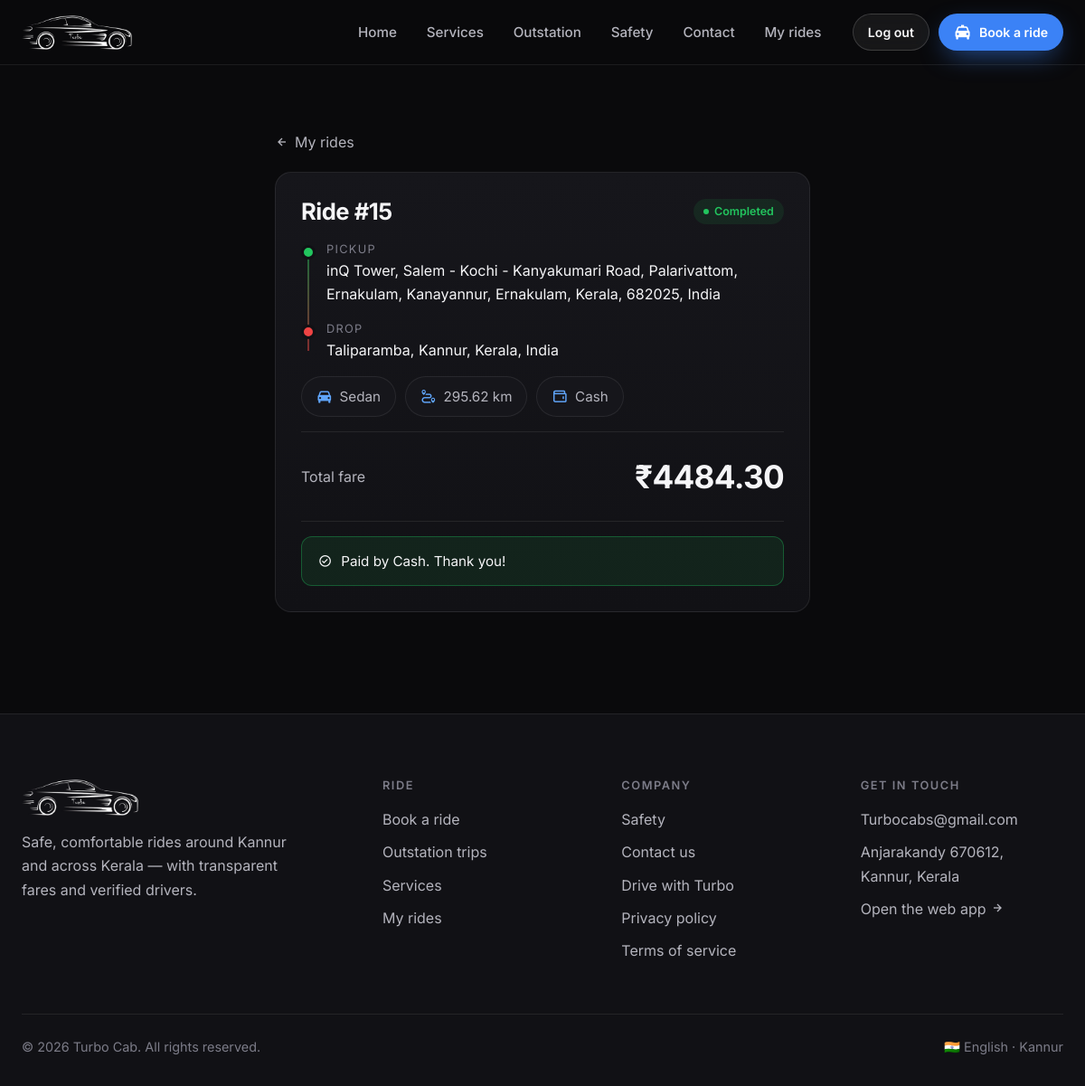
Page /riderpages/booking/15/ (signed in) on the committed database.
### riderpages/models.py (models this page shows, shortened)
class Ride(models.Model):
    user = models.ForeignKey(
        settings.AUTH_USER_MODEL,
        on_delete=models.CASCADE,
        related_name='rides_as_rider'
    )
    pickup_location = models.CharField(max_length=255)
    drop_location = models.CharField(max_length=255)
    pickup_lat = models.DecimalField(max_digits=9, decimal_places=6, null=True, blank=True)
    pickup_lng = models.DecimalField(max_digits=9, decimal_places=6, null=True, blank=True)
    drop_lat = models.DecimalField(max_digits=9, decimal_places=6, null=True, blank=True)
    drop_lng = models.DecimalField(max_digits=9, decimal_places=6, null=True, blank=True)
    car_type = models.CharField(max_length=10, choices=CAR_CHOICES)
    distance = models.DecimalField(max_digits=10, decimal_places=2, null=True, blank=True)
    fare = models.DecimalField(max_digits=10, decimal_places=2, null=True, blank=True)
    transaction_id = models.CharField(max_length=100, null=True, blank=True)
    driver = models.ForeignKey(
        'driverpages.DriverProfile',
        on_delete=models.SET_NULL,
        related_name='rides_as_driver',
        null=True,
        blank=True
    )
    payment_method = models.CharField(
        max_length=20,
        choices=PAYMENT_METHOD_CHOICES,
        null=True,
        blank=True
    )
    payment_status = models.CharField(max_length=10, choices=PAYMENT_STATUS_CHOICES, default='UNPAID', db_index=True)
    paid_at = models.DateTimeField(null=True, blank=True)
    status = models.CharField(max_length=20, choices=STATUS_CHOICES, default='PENDING', db_index=True)
    otp_verified = models.BooleanField(default=False)
    accepted_at = models.DateTimeField(null=True, blank=True)
    arrived_at = models.DateTimeField(null=True, blank=True)
    started_at = models.DateTimeField(null=True, blank=True)
    completed_at = models.DateTimeField(null=True, blank=True)
    created_at = models.DateTimeField(auto_now_add=True, db_index=True)
    updated_at = models.DateTimeField(auto_now=True)
    class Meta:
        ordering = ['-created_at']
        indexes = [models.Index(fields=['driver', 'status']), models.Index(fields=['user', 'status'])]

### riderpages/views.py (the view, shortened to what this page needs)
# urls.py: path('booking/<int:ride_id>/', views.booking_confirmation, name='booking_confirmation'),
@rider_required
def booking_confirmation(request, ride_id):
    ride = get_object_or_404(Ride, id=ride_id, user=request.user)
    can_pay = ride.status == 'PENDING' or (ride.status == 'COMPLETED' and ride.payment_status == 'UNPAID')
    return render(request, 'riderpages/booking_confirmation.html',
                  {'ride': ride, 'upi_id': settings.UPI_ID, 'can_pay': can_pay})

### turbo/context_processors.py (called while the page is built)
def google_signin(request):
    return {
        'GOOGLE_CLIENT_ID': getattr(settings, 'GOOGLE_OAUTH_CLIENT_ID', ''),
        'GOOGLE_SITE_VERIFICATION': getattr(settings, 'GOOGLE_SITE_VERIFICATION', ''),
    }

### templates/riderpages/booking_confirmation.html (shortened to what this page needs)
{% extends 'riderpages/base.html' %}
{% block content %}
<section class="section-tight">
  <div class="container confirm">
    <a href="{% url 'riderpages:my_rides' %}" class="muted" style="display:inline-flex;align-items:center;gap:6px;margin-bottom:20px;"><i class="bx bx-left-arrow-alt"></i>My rides</a>
    <div class="card stack">
      <div style="display:flex;justify-content:space-between;align-items:center;gap:12px;flex-wrap:wrap;">
        <h1 style="font-size:1.6rem;">{% if can_pay and ride.status == 'COMPLETED' %}Pay for your ride{% else %}Ride #{{ ride.id }}{% endif %}</h1>
        <span class="badge badge-{{ ride.status|lower }}">{{ ride.get_status_display }}</span>
      </div>
      <div class="trip">
        <div class="trip-point from"><span>Pickup</span>{{ ride.pickup_location }}</div>
        <div class="trip-point to"><span>Drop</span>{{ ride.drop_location }}</div>
      </div>
      <div class="meta-row">
        <span class="chip"><i class="bx bxs-car"></i>{{ ride.get_car_type_display }}</span>
        <span class="chip"><i class="bx bx-trip"></i>{{ ride.distance }} km</span>
        {% if ride.payment_method %}<span class="chip"><i class="bx bx-wallet"></i>{{ ride.get_payment_method_display }}</span>{% endif %}
      </div>
      <div class="fare-total">
        <span class="muted">Total fare</span>
        <strong>₹{{ ride.fare|floatformat:2 }}</strong>
      </div>
      {% if can_pay %}
        <form id="payment-form" method="POST" class="stack">
          {% csrf_token %}
          <p class="muted">{% if ride.status == 'COMPLETED' %}Your ride is complete. How would you like to pay?{% else %}Choose how you'd like to pay:{% endif %}</p>
          <div class="pay-options">
            <button type="button" id="upi-payment-btn" class="btn btn-primary"><i class="bx bx-qr"></i>Pay with UPI</button>
            <button type="submit" name="payment_method" value="cash" class="btn btn-ghost"><i class="bx bx-money"></i>Pay with cash</button>
          </div>
          <input type="hidden" name="transaction_id" id="transaction-id-hidden">
        </form>
        {% if ride.status == 'PENDING' %}
        <form method="post" action="{% url 'riderpages:cancel_ride' ride.id %}" style="text-align:center;">
          {% csrf_token %}
          <button type="submit" class="link-btn danger" onclick="return confirm('Cancel this ride?');">Cancel booking</button>
        </form>
        {% endif %}
      {% elif ride.status == 'COMPLETED' and ride.payment_status == 'CASH_DUE' %}
        <div class="alert alert-info"><i class="bx bx-money"></i><span>Please pay <strong>₹{{ ride.fare|floatformat:2 }}</strong> to your driver in cash. They'll confirm once they've received it.</span></div>
      {% elif ride.status == 'COMPLETED' and ride.payment_status == 'PAID' %}
        <div class="alert alert-success"><i class="bx bx-check-circle"></i><span>Paid{% if ride.payment_method %} by {{ ride.get_payment_method_display }}{% endif %}{% if ride.paid_at %} on {{ ride.paid_at|date:"d M, H:i" }}{% endif %}. Thank you!</span></div>
      {% else %}
        <p class="muted">This ride is <strong>{{ ride.get_status_display|lower }}</strong>.</p>
      {% endif %}
    </div>
  </div>
</section>
{% endblock %}

### static/riderpages/css/turbo.css (style rules this page uses)
:root { --bg: #0a0a0c; --bg-2: #111115; --surface: #16161b; --surface-2: #1d1d23; --line: rgba(255, 255, 255, 0.08); --line-strong: rgba(255, 255, 255, 0.16); --text: #f5f5f7; --text-2: #b4b4bd; --text-3: #7c7c88; --accent: #3b82f6; --accent-2: #60a5fa; --accent-soft: rgba(59, 130, 246, 0.14); --amber: #fbbf24; --success: #22c55e; --danger: #ef4444; --radius: 18px; --radius-sm: 12px; --shadow: 0 24px 60px -20px rgba(0, 0, 0, 0.7); --nav-h: 72px; --max: 1200px; color-scheme: dark; }
*, *::before, *::after { box-sizing: border-box; }
* { margin: 0; }
html { scroll-behavior: smooth; -webkit-text-size-adjust: 100%; }
body { background: var(--bg); color: var(--text); font: 16px/1.65 'Inter', system-ui, -apple-system, 'Segoe UI', Roboto, sans-serif; -webkit-font-smoothing: antialiased; overflow-x: hidden; }
a { color: inherit; text-decoration: none; }
h1, h2, h3, h4 { line-height: 1.15; letter-spacing: -0.02em; font-weight: 700; }
.muted { color: var(--text-2); }
.container { width: 100%; max-width: var(--max); margin: 0 auto; padding: 0 24px; }
.section-tight { padding: clamp(48px, 6vw, 80px) 0; }
.stack { display: grid; gap: 16px; }
.card { background: linear-gradient(180deg, var(--surface) 0%, var(--bg-2) 100%); border: 1px solid var(--line); border-radius: var(--radius); padding: 28px; transition: transform .25s ease, border-color .25s ease, box-shadow .25s ease; }
.chip { display: inline-flex; align-items: center; gap: 8px; padding: .55rem 1rem; border-radius: 999px; background: var(--surface); border: 1px solid var(--line); color: var(--text-2); font-size: .95rem; }
.chip i { color: var(--accent-2); font-size: 1.1rem; }
.alert { padding: 14px 18px; border-radius: var(--radius-sm); border: 1px solid; font-size: .95rem; display: flex; gap: 10px; align-items: center; }
.alert-success { background: rgba(34, 197, 94, .1); border-color: rgba(34, 197, 94, .35); }
.badge { display: inline-flex; align-items: center; gap: 6px; padding: .25rem .7rem; border-radius: 999px; font-size: .78rem; font-weight: 600; white-space: nowrap; background: rgba(255, 255, 255, .08); color: var(--text-2); }
.badge::before { content: ''; width: 6px; height: 6px; border-radius: 50%; background: currentColor; }
.badge-completed { color: var(--success); background: rgba(34, 197, 94, .1); }
.confirm { max-width: 640px; margin: 0 auto; }
.trip { display: grid; gap: 14px; position: relative; padding-left: 28px; }
.trip::before { content: ''; position: absolute; left: 7px; top: 12px; bottom: 12px; width: 2px; background: linear-gradient(var(--success), var(--danger)); opacity: .5; }
.trip-point { position: relative; }
.trip-point::before { content: ''; position: absolute; left: -28px; top: 6px; width: 16px; height: 16px; border-radius: 50%; border: 3px solid var(--bg-2); }
.trip-point.from::before { background: var(--success); }
.trip-point.to::before { background: var(--danger); }
.trip-point span { display: block; color: var(--text-3); font-size: .8rem; text-transform: uppercase; letter-spacing: .1em; }
.meta-row { display: flex; flex-wrap: wrap; gap: 10px; }
.fare-total { display: flex; justify-content: space-between; align-items: center; padding: 20px 0; border-block: 1px solid var(--line); }
.fare-total strong { font-size: 2.2rem; letter-spacing: -0.02em; }

### rows in the picture
Ride: id "15", status "Completed", pickup_location "inQ Tower, Salem - Kochi - Kanyakumari Road, Palarivattom, Ernakulam, Kanayannur, Ernakulam, Kerala, 682025, India", drop_location "Taliparamba, Kannur, Kerala, India", car_type "Sedan", distance "295.62", payment_method "Cash", fare "4484.30"
